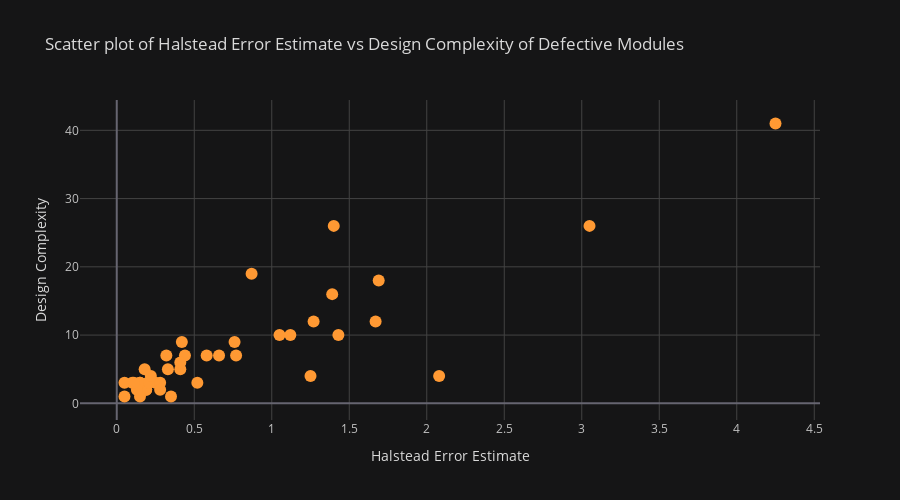

The notebook cell this image was saved under:
### Markdown cell above
Now for the distribution between defective and non-defective groups:

### Code cell
defective_group.iplot(
    kind='scatter',
    x='HALSTEAD_ERROR_EST',
    y='DESIGN_COMPLEXITY',
    dimensions=(900, 500),
    theme="solar",
    xTitle='Halstead Error Estimate',
    yTitle='Design Complexity',
    title='Scatter plot of Halstead Error Estimate vs Design Complexity of Defective Modules',
    mode='markers',
)

### Figure 1 — Plotly figure (JSON) as saved in the notebook; plotly's stock layout.template omitted (floating-point values rounded to 4 significant figures)
{"data": [{"line": {"color": "rgba(255, 153, 51, 1.0)", "dash": "solid", "shape": "linear", "width": 1.3}, "marker": {"size": 12, "symbol": "circle"}, "mode": "markers", "name": "DESIGN_COMPLEXITY", "text": "", "type": "scatter", "x": [0.25, 0.2, 1.69, 1.43, 0.44, 0.19, 0.19, 0.15, 0.05, 0.58, 0.05, 1.25, 0.15, 1.67, 0.87, 0.21, 4.25, 0.15, 2.08, 0.41, 0.28, 1.05, 0.28, 0.76, 0.13, 0.22, 0.42, 0.66, 1.27, 0.32, 1.39, 0.52, 1.4, 0.33, 1.12, 0.1, 0.41, 0.11, 0.18, 0.77, 0.35, 3.05], "y": [3, 3, 18, 10, 7, 2, 2, 3, 1, 7, 3, 4, 3, 12, 19, 3, 41, 1, 4, 5, 3, 10, 2, 9, 2, 4, 9, 7, 12, 7, 16, 3, 26, 5, 10, 3, 6, 3, 5, 7, 1, 26]}], "layout": {"height": 500, "legend": {"bgcolor": "#151516", "font": {"color": "#D9D9D9"}}, "paper_bgcolor": "#151516", "plot_bgcolor": "#151516", "title": {"font": {"color": "#D9D9D9"}, "text": "Scatter plot of Halstead Error Estimate vs Design Complexity of Defective Modules"}, "width": 900, "xaxis": {"gridcolor": "#434343", "showgrid": true, "tickfont": {"color": "#C2C2C2"}, "title": {"font": {"color": "#D9D9D9"}, "text": "Halstead Error Estimate"}, "zerolinecolor": "#666570"}, "yaxis": {"gridcolor": "#434343", "showgrid": true, "tickfont": {"color": "#C2C2C2"}, "title": {"font": {"color": "#D9D9D9"}, "text": "Design Complexity"}, "zerolinecolor": "#666570"}}}
